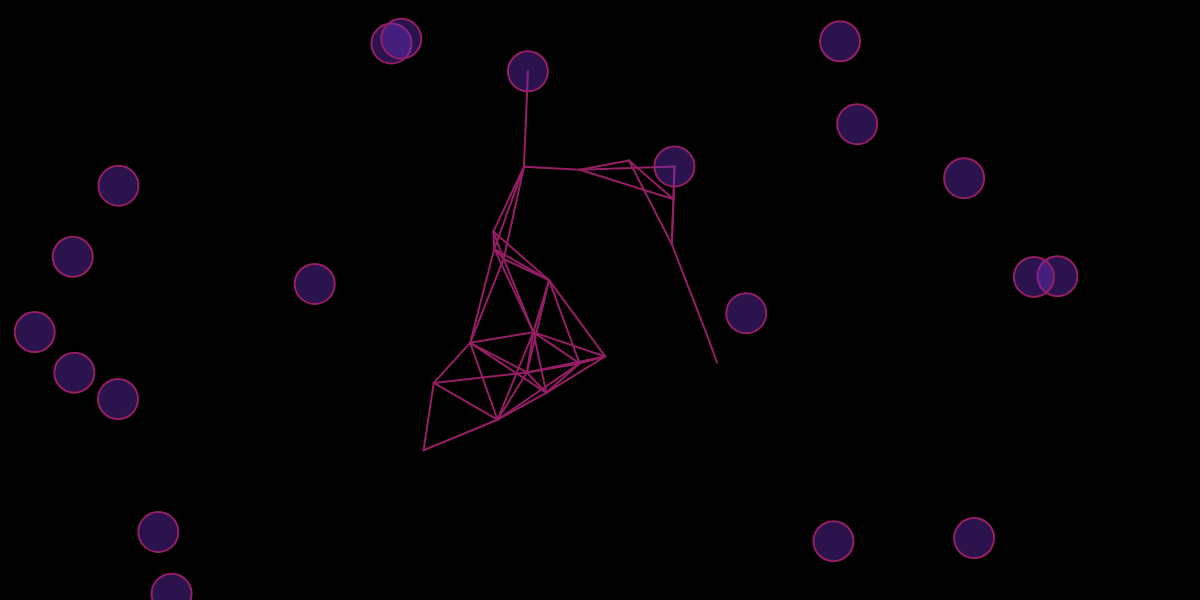
Frame 1 (no input)
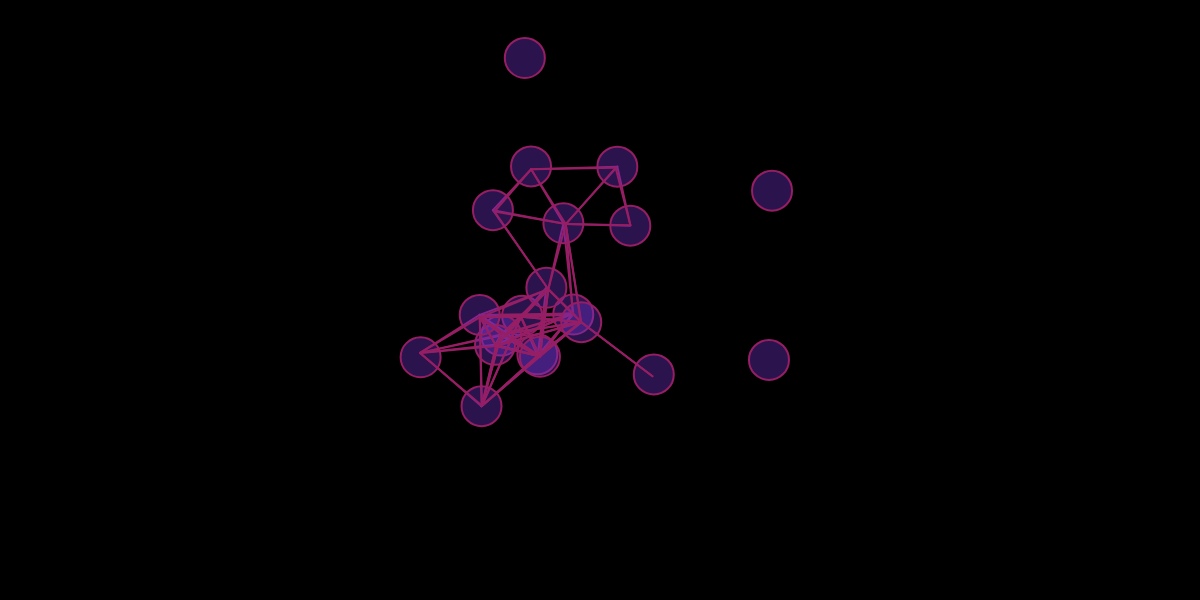
Frame 60 (no input)
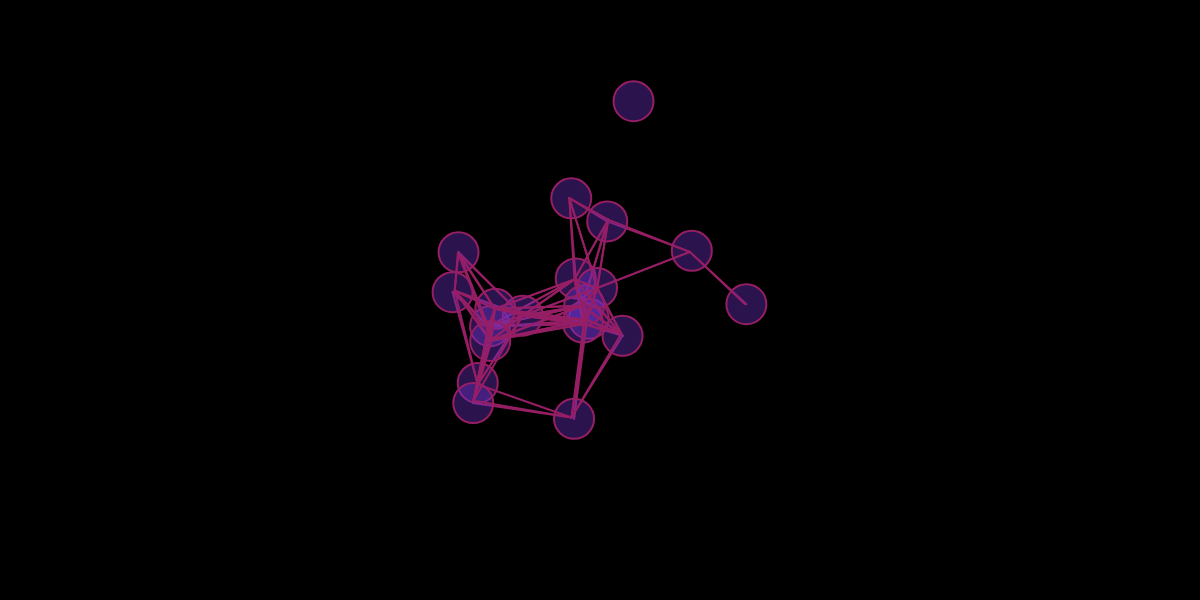
Frame 120 (the mouse pressed at the canvas centre since frame 60)

The p5.js sketch that drew these frames (run headless with seeded random() and noise() and a simulated clock; from frame 60 on, the mouse is pressed at the canvas centre):

// p5.js sketch
// ── sketch.js
let x;
let y;
let speed;
let proximity;
other = [];
points = [];



function setup() {
  createCanvas(1200, 600);
  for (let i = 0; i < 20; i++) {
    points.push(new Points(random(0,1200),random(0,600), 0.005, 100));

  }
}


function draw() {
background(0);
strokeWeight(2);


stroke(150,30,100);
fill(110,50,200, 100);


// for (let i = 0; i < points.length; i++) {
//   points[i].display();
// }


for (let i = 0; i < points.length; i++) {

//1.SOLIS - NEKUSTĪGI OBJEKTI
points[i].display();
points[i].update();

//2.SOLIS - KUSTĪGI OBJEKTI

for (let j = 0; j < points.length; j++) {
if (i != j && points[i].isNear(points[j])) {
line(points[i].x, points[i].y, points[j].x, points[j].y);

}
}
}

}
class Points{
  constructor(x, y, speed, proximity){

  this.x = x;
  this.y = y;
  this.speed = speed;
  this.proximity = proximity;
  this.xoff = random(50000);
  this.yoff = random(50000);
  }

  display(){

  ellipse(this.x,this.y, 40, 40);
  }


update() {
this.x = noise(this.xoff) * (height);
this.x += width/4; // this is here just to offset (to "center") the x coordinate.
this.xoff += this.speed;
this.y = noise(this.yoff) * (height);
this.yoff += this.speed;
}

isNear(other) {
let d = dist(this.x, this.y, other.x, other.y);
return d < this.proximity;
}


}
